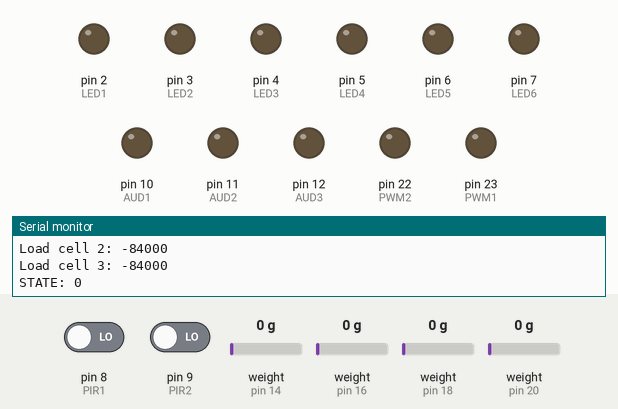
A sketch run on a simulated Arduino Mega 2560, built with avr-gcc and run on an emulated ATmega2560. Shown: output pins drawn as LEDs (lit = HIGH), the last lines printed to the serial monitor. Wiring (inferred from the names in the program): 4 × HX711 load-cell converter: data pin 20, SCK pin 21 / data pin 18, SCK pin 19 / data pin 14, SCK pin 15 / data pin 16, SCK pin 17. The inputs (shaded band) are chosen by the test bench; at power-on: weight on the scale (sensors on pin 14, pin 16, pin 18, pin 20) 0 g, pin 8 (PIR1) LOW, pin 9 (PIR2) LOW. Pins used as bus, display or sensor lines are not drawn.

Above: at 1.2 s.
1.3 s: weight on the scale (sensor on pin 14) set to 250 g
2.8 s: weight on the scale (sensor on pin 14) set to 288 g
At 3.21 s:
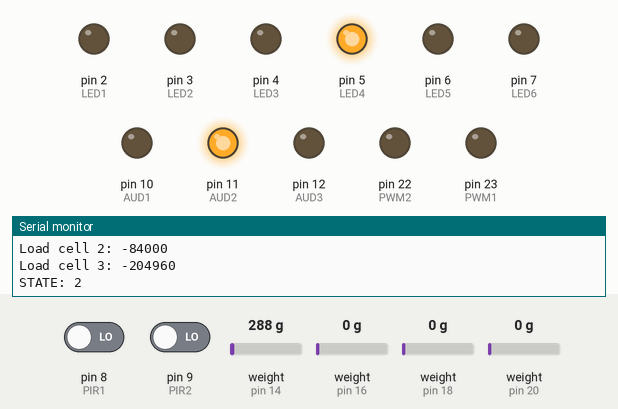
At 4.0 s:
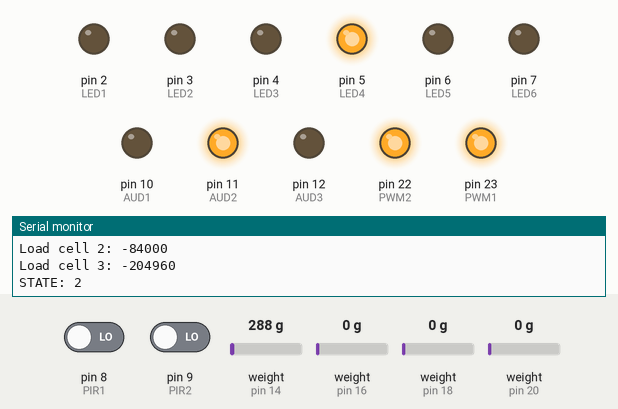
4.9 s: weight on the scale (sensor on pin 16) set to 250 g
6.4 s: weight on the scale (sensor on pin 16) set to 298 g
At 7.6 s:
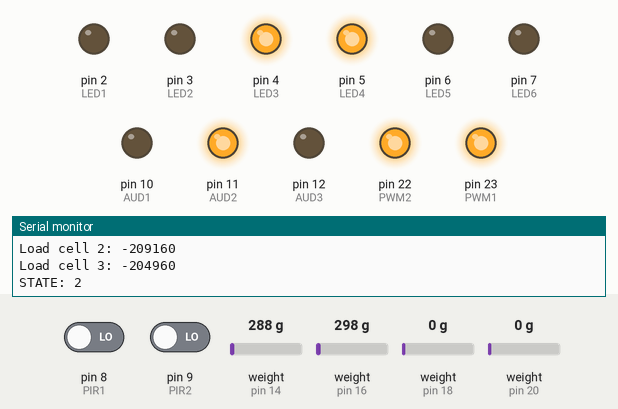
7.9 s: weight on the scale (sensor on pin 18) set to 265 g
9.4 s: weight on the scale (sensor on pin 18) set to 301 g
At 10.5 s:
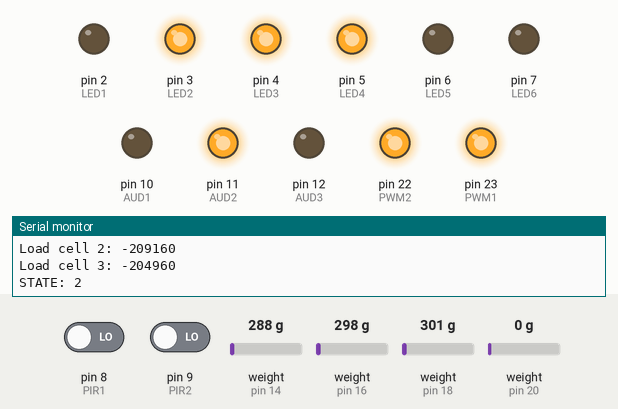
Timing chart, 0 to 11.9 s (numbered marks = the images above; inputs shaded):
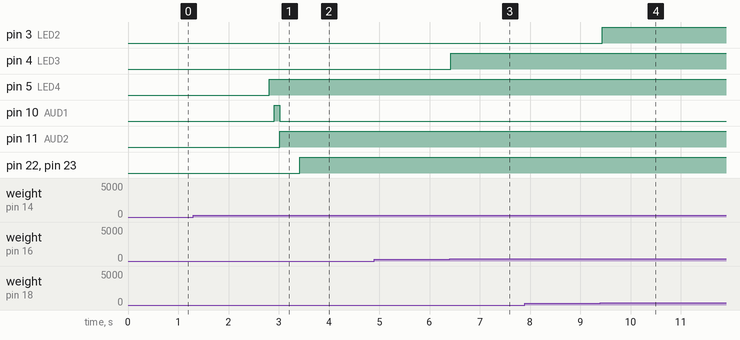

The sketch:

ourself-sensors.ino
```cpp
// (licence header left out)
/*  This program is free software: you can redistribute it and/or modify
    it under the terms of the GNU General Public License as published by
    the Free Software Foundation, either version 3 of the License, or
    (at your option) any later version.

    This program is distributed in the hope that it will be useful,
    but WITHOUT ANY WARRANTY; without even the implied warranty of
    MERCHANTABILITY or FITNESS FOR A PARTICULAR PURPOSE.  See the
    GNU General Public License for more details.

    You should have received a copy of the GNU General Public License
    along with this program.  If not, see <http://www.gnu.org/licenses/>. */

/* Load cell code heavily based on HX711 code written by Bogde: https://github.com/bogde/HX711
 * Redistributed under GPL license in accordance with Bogde's license (GPL)
 * at https://github.com/bogde/HX711/blob/master/LICENSE */

#define LED1 2
#define LED2 3
#define LED3 4
#define LED4 5
#define LED5 6
#define LED6 7

#define PIR1 8
#define PIR2 9

#define AUD1 10
#define AUD2 11
#define AUD3 12

#define PWM1 23
#define PWM2 22

#define CLK1 21
#define DAT1 20
#define CLK2 19
#define DAT2 18
#define CLK3 17
#define DAT3 16
#define CLK4 15
#define DAT4 14

#define STATE_BASELINE 0
#define STATE_APPROACH 1
#define STATE_STORY    2
#define STATE_LEAVING  3

#define CUBIC_EASING_DURATION_IN_MS 2000
#define CUBIC 3

#define WEIGHT_THRESHOLD -200000

// constant needed to set gain of load cell amp
// from https://github.com/bogde/HX711/blob/master/HX711.cpp#L22
// Value of 2 means gain of 32.
#define LOAD_CELL_GAIN_EDGES 3

byte clk_table[4] = {CLK1, CLK2, CLK3, CLK4};
byte dat_table[4] = {DAT1, DAT2, DAT3, DAT4};

bool load_cell_one   = false;
bool load_cell_two   = false;
bool load_cell_three = false;
bool load_cell_four  = false;

bool motion_sensor_one = false;
bool motion_sensor_two = false;

byte lights_target = 25;
byte lights_at_trigger = 25;
byte current_brightness = 25;
unsigned long millis_at_trigger;

void setLightsTarget(byte target_brightness) {
    lights_target = target_brightness;
    lights_at_trigger = current_brightness;
    millis_at_trigger = millis();
}

float easing(int mode, float ms_since_trigger) {
    float b = lights_at_trigger;
    float c = lights_target - lights_at_trigger;
    float d = CUBIC_EASING_DURATION_IN_MS;
    float t = 0;
    float easing = 0;
    if(mode == CUBIC) {
        t = (ms_since_trigger/d) - 1; // scale time from [0-duration] to [-1 to 0]
        easing = c*t*t*t + c + b;
        return easing;
    } else {
        Serial.println("Easing mode not set right.\n");
        return 0.0;
    }
}

void updateLightStrips(void) {
    byte e = (byte) easing(CUBIC, millis() - millis_at_trigger);
    analogWrite(PWM1, e);
    analogWrite(PWM2, e);
    current_brightness = e;
}

int motionDetected(void) {
    if(motion_sensor_one || motion_sensor_two) {
        return true;
    } else {
        return false;
    }
}

bool personBetweenMirrors() {
    if(load_cell_one || load_cell_two || load_cell_three || load_cell_four) {
        return true;
    }
    return false; // none of the load cell readings were above the threshold
}

void updateStateMachine(void) {
    static int state = STATE_BASELINE;

    Serial.print("STATE: ");
    Serial.print(state);
    Serial.print("\n");

    switch(state) {
        case STATE_BASELINE:
            setLightsTarget(25); // set edge lights to low
            // by default, ambient sound will be very low
            digitalWrite(AUD1, LOW);
            digitalWrite(AUD2, LOW);
            digitalWrite(AUD3, LOW);
            if(motionDetected() || personBetweenMirrors()) {
                state = STATE_APPROACH;
            }
            break;
        case STATE_APPROACH:
            setLightsTarget(100);
            digitalWrite(AUD1, HIGH);
            digitalWrite(AUD2, LOW);
            digitalWrite(AUD3, LOW);
            if(personBetweenMirrors()) {
                state = STATE_STORY;
            } else if(!motionDetected()) {
                state = STATE_BASELINE;
            }
            break;
        case STATE_STORY:
            digitalWrite(AUD1, LOW);
            digitalWrite(AUD2, HIGH);
            digitalWrite(AUD3, LOW);
            setLightsTarget(255); // set edge light to high
            if(!personBetweenMirrors()) {
                if(motionDetected()) {
                    state = STATE_LEAVING;
                } else {
                    // need a timeout in here?
                    state = STATE_BASELINE; // this is the case where the person vanished without tripping the PIR
                }
            }
            break;
        case STATE_LEAVING:
            digitalWrite(AUD1, LOW);
            digitalWrite(AUD2, LOW);
            digitalWrite(AUD3, HIGH);
            setLightsTarget(100); // set edge lights to medium
            if(personBetweenMirrors()) { // ah, they went back in!
                state = STATE_STORY;
            }
            if(!motionDetected()) { // may also want a timeout in here
                state = STATE_BASELINE;
            }
            break;
    }
}

bool is_ready(byte dat_pin) {
    // need to add timeout here
    return digitalRead(dat_pin) == LOW;
}

long readLoadCell(byte cell) {
    byte gain_edges = LOAD_CELL_GAIN_EDGES;
    byte clk = clk_table[cell];
    byte dat = dat_table[cell];

    // wait for the chip to become ready
    while (!is_ready(dat));

    unsigned long value = 0;
    byte data[3] = { 0 };
    byte filler = 0x00;

    // pulse the clock pin 24 times to read the data
    data[2] = shiftIn(dat, clk, MSBFIRST);
    data[1] = shiftIn(dat, clk, MSBFIRST);
    data[0] = shiftIn(dat, clk, MSBFIRST);

    // set the channel and the gain factor for the next reading using the clock pin
    for (unsigned int i = 0; i < gain_edges; i++) {
        digitalWrite(clk, HIGH);
        digitalWrite(clk, LOW);
    }

    // Datasheet indicates the value is returned as a two's complement value
    // Flip all the bits
    data[2] = ~data[2];
    data[1] = ~data[1];
    data[0] = ~data[0];

    // Replicate the most significant bit to pad out a 32-bit signed integer
    if ( data[2] & 0x80 ) {
        filler = 0xFF;
    } else if ((0x7F == data[2]) && (0xFF == data[1]) && (0xFF == data[0])) {
        filler = 0xFF;
    } else {
        filler = 0x00;
    }

    // Construct a 32-bit signed integer
    value = ( static_cast<unsigned long>(filler) << 24
            | static_cast<unsigned long>(data[2]) << 16
            | static_cast<unsigned long>(data[1]) << 8
            | static_cast<unsigned long>(data[0]) );

    // ... and add 1
    return static_cast<long>(++value);
}

bool checkLoadCellAgainstThreshold(byte cell) {
    long loadCellReading;

    loadCellReading = readLoadCell(cell);
    Serial.print("Load cell ");
    Serial.print(cell);
    Serial.print(": ");
    Serial.print(loadCellReading);
    Serial.print("\n");
    if(loadCellReading < WEIGHT_THRESHOLD) {
        return true;
    } else {
        return false;
    }
}

void checkSensors() {
    load_cell_one   = checkLoadCellAgainstThreshold(0);
    load_cell_two   = checkLoadCellAgainstThreshold(1);
    load_cell_three = checkLoadCellAgainstThreshold(2);
    load_cell_four  = checkLoadCellAgainstThreshold(3);

    motion_sensor_one = digitalRead(PIR1);
    motion_sensor_two = digitalRead(PIR2);
}

void updateStatusLEDs() {
    if(load_cell_one == true) {
        digitalWrite(LED1, HIGH);
    } else {
        digitalWrite(LED1, LOW);
    }
    if(load_cell_two == true) {
        digitalWrite(LED2, HIGH);
    } else {
        digitalWrite(LED2, LOW);
    }
    if(load_cell_three == true) {
        digitalWrite(LED3, HIGH);
    } else {
        digitalWrite(LED3, LOW);
    }
    if(load_cell_four == true) {
        digitalWrite(LED4, HIGH);
    } else {
        digitalWrite(LED4, LOW);
    }
    if(motion_sensor_one == true) {
        digitalWrite(LED5, HIGH);
    } else {
        digitalWrite(LED5, LOW);
    }
    if(motion_sensor_two == true) {
        digitalWrite(LED6, HIGH);
    } else {
        digitalWrite(LED6, LOW);
    }
}

void initAudio() {
    pinMode(AUD1, OUTPUT);
    pinMode(AUD2, OUTPUT);
    pinMode(AUD3, OUTPUT);
}

void initLEDs() {
    pinMode(LED1, OUTPUT);
    pinMode(LED2, OUTPUT);
    pinMode(LED3, OUTPUT);
    pinMode(LED4, OUTPUT);
    pinMode(LED5, OUTPUT);
    pinMode(LED6, OUTPUT);
}

void initLights() {
    pinMode(PWM1, OUTPUT);
    pinMode(PWM2, OUTPUT);
}

void initSensors() {
    pinMode(PIR1, INPUT);
    pinMode(PIR2, INPUT);

    pinMode(CLK1, OUTPUT);
    pinMode(DAT1, INPUT);
    pinMode(CLK2, OUTPUT);
    pinMode(DAT2, INPUT);
    pinMode(CLK3, OUTPUT);
    pinMode(DAT3, INPUT);
    pinMode(CLK4, OUTPUT);
    pinMode(DAT4, INPUT);
    // act as if gain is 32
    digitalWrite(CLK1, LOW); // from set_gain()
    digitalWrite(CLK2, LOW);
    digitalWrite(CLK3, LOW);
    digitalWrite(CLK4, LOW);
}

void setup() {
    Serial.begin(115200);
    initAudio();
    initLEDs();
    initLights();
    initSensors();
}

void loop() {
    updateStateMachine();
    checkSensors();
    updateStatusLEDs();
    updateLightStrips();
}
```

Measured:
- the behaviour switches between 276 and 277 g on weight on the scale (sensor on pin 14) (found by bisection; images 0 and 1)
- the behaviour switches between 276 and 277 g on weight on the scale (sensor on pin 16) (found by bisection; images 2 and 3)
- the behaviour switches between 276 and 277 g on weight on the scale (sensor on pin 18) (found by bisection; images 3 and 4)
- after the input at 2.8 s, pin 5 (LED4): LOW → HIGH at once; pin 10 (AUD1): LOW → HIGH after 0.11 s, → LOW 0.10 s later; pin 11 (AUD2): LOW → HIGH after 0.21 s; pin 22 (PWM2), pin 23 (PWM1): LOW → HIGH after 0.62 s
- after the input at 6.4 s, pin 4 (LED3): LOW → HIGH at once
- after the input at 9.4 s, pin 3 (LED2): LOW → HIGH at once
